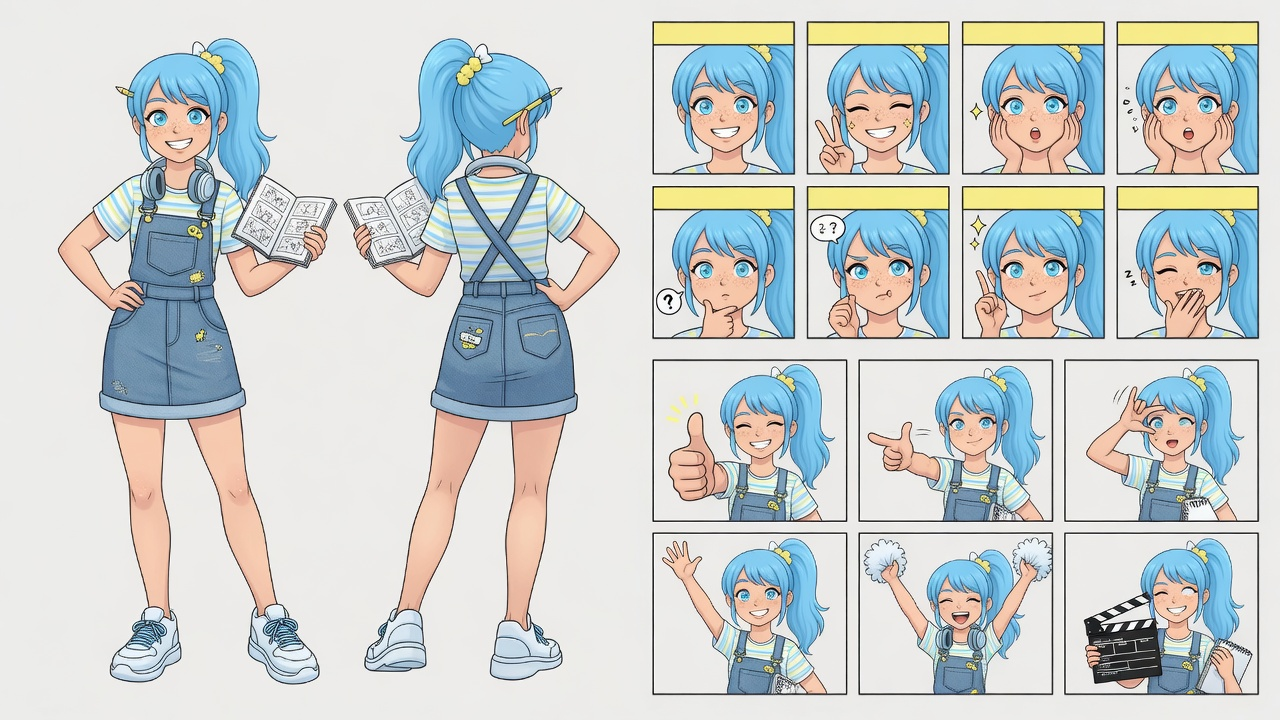
#> input picture design/candidates/cand3_aoi.png, 1280 x 720 px, given in place of cand3_aoi.png.png, which was not available
$ python cutout.py candidates/cand3_aoi.png
#> lines starting #> are read from the running program, lines starting #| are printed output that depends on the picture; after the words box and inside, x2 and y2 are one past the last pixel; in counts of white or black regions, pixels touching at a corner belong together; pictures that were not available may be replaced by others from this repository, and a replacement may not be noted
"""Cut the fox poses out of their magenta background.

Only background that touches the image edge is removed, so pink marks inside the outline stay.
Edge pixels are un-mixed from the background color to remove the magenta fringe.
Output: public/fox/<name>.webp (max 512 px, alpha) and design/fox/cut/<name>.png (full size).
Usage: python3 design/cutout.py
"""
from pathlib import Path
import numpy as np
from PIL import Image, ImageDraw, ImageFilter

ROOT = Path(__file__).resolve().parent
SRC = ROOT / 'hikari'
import sys
NAMES = sys.argv[1:] or 'smile wave point think laugh cheer oops sleep study thumbs surprised sign head director clap'.split()
OUT_WEB = ROOT.parent / 'public' / 'hikari'
OUT_FULL = SRC / 'cut'
T_LO, T_HI = 45.0, 110.0  # colour distance: below LO = background, above HI = character


def cut(name: str) -> None:
#> called with name = 'candidates/cand3_aoi.png'
    rgb = np.asarray(Image.open(SRC / f'{name}.png').convert('RGB')).astype(np.float32)
    h, w, _ = rgb.shape
#> h = 720; w = 1280
    border = np.concatenate([rgb[0], rgb[-1], rgb[:, 0], rgb[:, -1]])
    bg = np.median(border, axis=0)
#> bg = [236, 236, 234]
    dist = np.linalg.norm(rgb - bg, axis=2)

    # Background candidates, then keep only the part connected to the image edge.
    cand = Image.fromarray(np.where(dist < T_HI, 255, 0).astype(np.uint8))
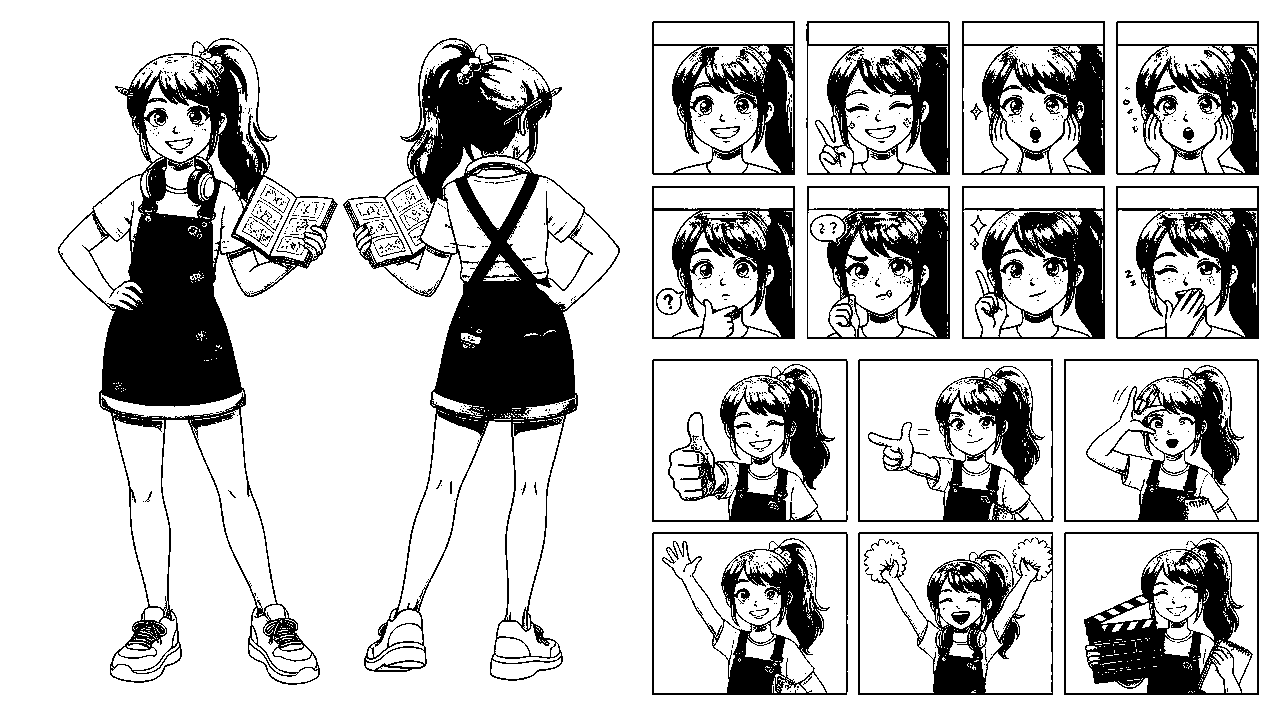
#> cand: PIL image 1280x720 L; 77.7% white; 901 black regions (839 under 20 px), largest, box (x1, y1, x2, y2) and area: (58, 38, 338, 685) 37548, (343, 38, 620, 681) 36328, (1064, 532, 1259, 695) 12603
    draw = ImageDraw.Draw(cand)
    arr = np.asarray(cand)
    for x, y in [(x, 0) for x in range(0, w, 8)] + [(x, h - 1) for x in range(0, w, 8)] + \
                [(0, y) for y in range(0, h, 8)] + [(w - 1, y) for y in range(0, h, 8)]:
        if cand.getpixel((x, y)) == 255:
            ImageDraw.floodfill(cand, (x, y), 128)
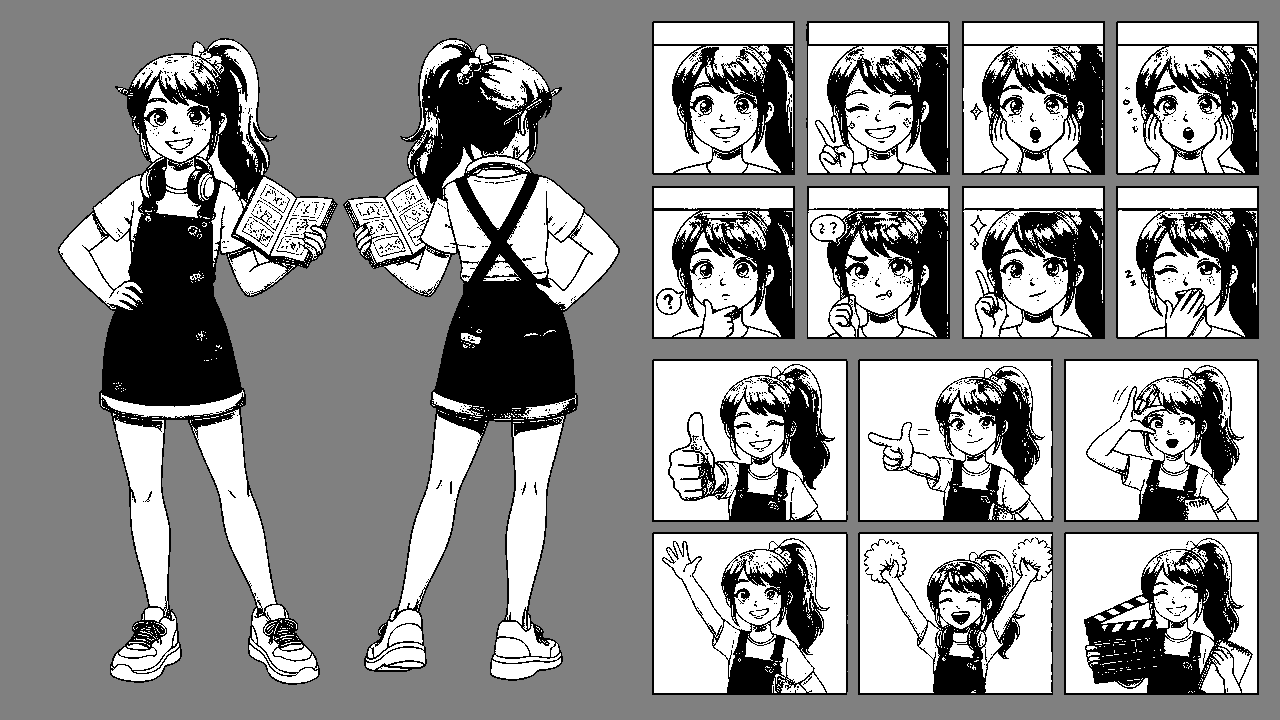
#> cand: PIL image 1280x720 L; min 0, max 255, mean 143.3
    outside = np.asarray(cand) == 128
#> outside: shape (720, 1280) bool; 43.1% white; 1 white region, box (x1, y1, x2, y2) and area: (0, 0, 1280, 720) 397373
    # Pockets enclosed by the outline (between arms, under a raised paw): strong magenta plus a 2 px ring.
    # Blush marks are far from magenta, so they stay.
    core = Image.fromarray(np.where(dist < T_LO, 255, 0).astype(np.uint8)).filter(ImageFilter.MaxFilter(5))
#> core: PIL image 1280x720 L; 70% white; 118 black regions (65 under 20 px), largest, box (x1, y1, x2, y2) and area: (60, 40, 274, 616) 49114, (398, 173, 618, 628) 34588, (964, 23, 1103, 173) 15218
    outside |= np.asarray(core) == 255

    # Alpha: 0 in clear background, ramps up across the anti-aliased edge, 1 inside.
    ramp = np.clip((dist - T_LO) / (T_HI - T_LO), 0, 1)
    alpha = np.where(outside, ramp, 1.0)
    alpha[(dist < T_LO) & outside] = 0
    a = Image.fromarray((alpha * 255).astype(np.uint8)).filter(ImageFilter.MedianFilter(3))
    alpha = np.asarray(a).astype(np.float32) / 255

    # Un-mix edge colours: C = (P - (1 - a) * B) / a
    safe = np.maximum(alpha, 1e-3)[..., None]
    fg = np.clip((rgb - (1 - alpha[..., None]) * bg) / safe, 0, 255)
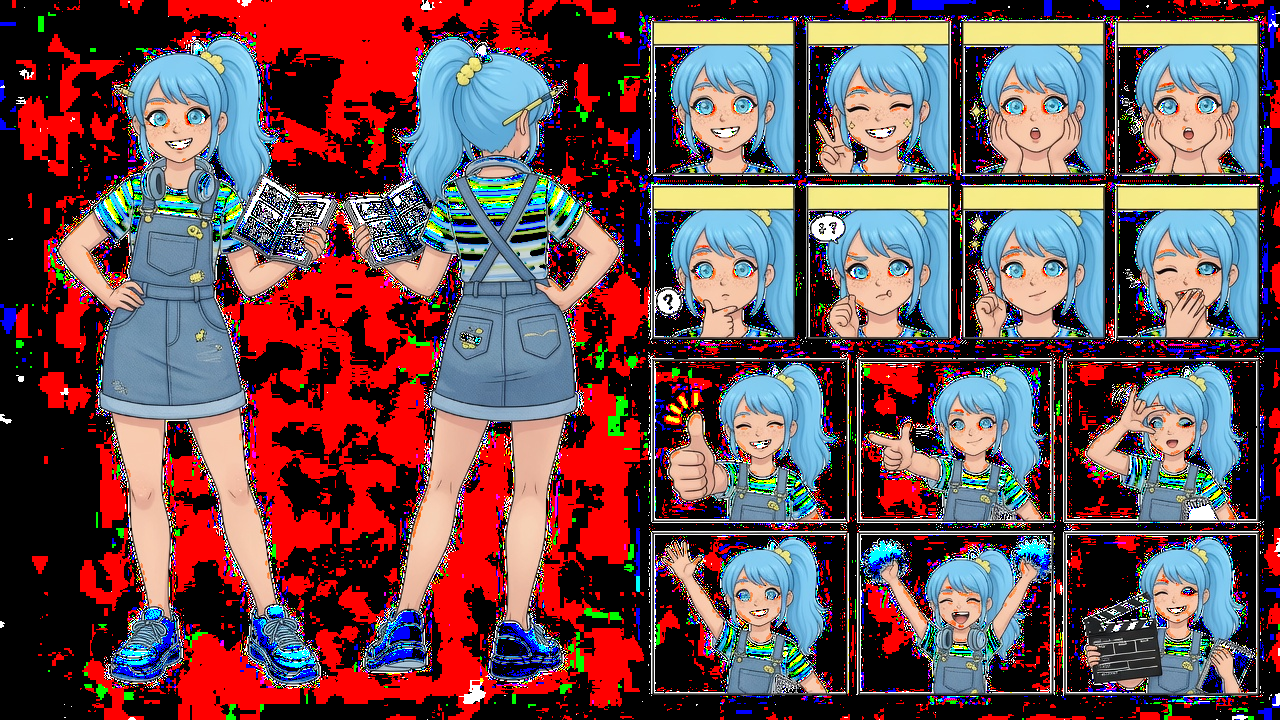
#> fg: shape (720, 1280, 3) float32; mean R, G, B 111.1, 79.6, 83.1
    fg = np.where(alpha[..., None] > 0.98, rgb, fg)

    rgba = Image.fromarray(np.dstack([fg, alpha * 255]).astype(np.uint8), 'RGBA')
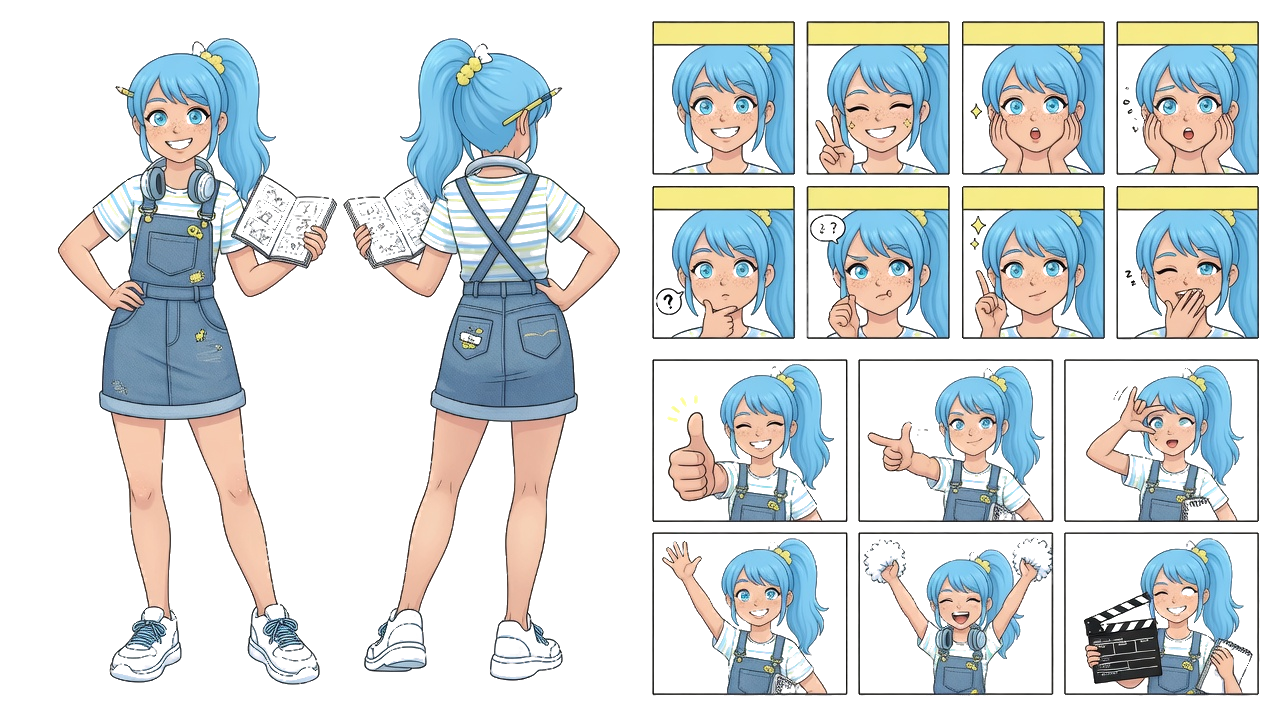
#> rgba: PIL image 1280x720 RGBA; mean R, G, B, A 110.9, 79.5, 83, 98.3; transparent parts drawn white
    box = rgba.getchannel('A').point(lambda v: 255 if v > 10 else 0).getbbox()
#> box = (58, 21, 1260, 696)
    pad = 16
    rgba = rgba.crop((max(box[0] - pad, 0), max(box[1] - pad, 0), min(box[2] + pad, w), min(box[3] + pad, h)))
#> rgba: PIL image 1234x707 RGBA
    OUT_FULL.mkdir(exist_ok=True)
    rgba.save(OUT_FULL / f'{name}.png')
    small = rgba.copy()
    small.thumbnail((512, 512), Image.LANCZOS)
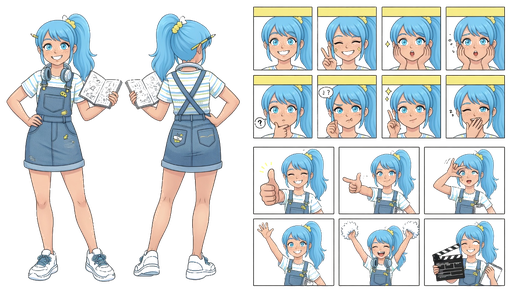
#> small: PIL image 512x293 RGBA; mean R, G, B, A 76.2, 82.3, 82.7, 104.3; transparent parts drawn white
    OUT_WEB.mkdir(parents=True, exist_ok=True)
    small.save(OUT_WEB / f'{name}.webp', 'WEBP', quality=88, method=6)
#> (the run stopped early here; a loop or call above may not have finished)

$ run again, on design/candidates/cand5_hina.png
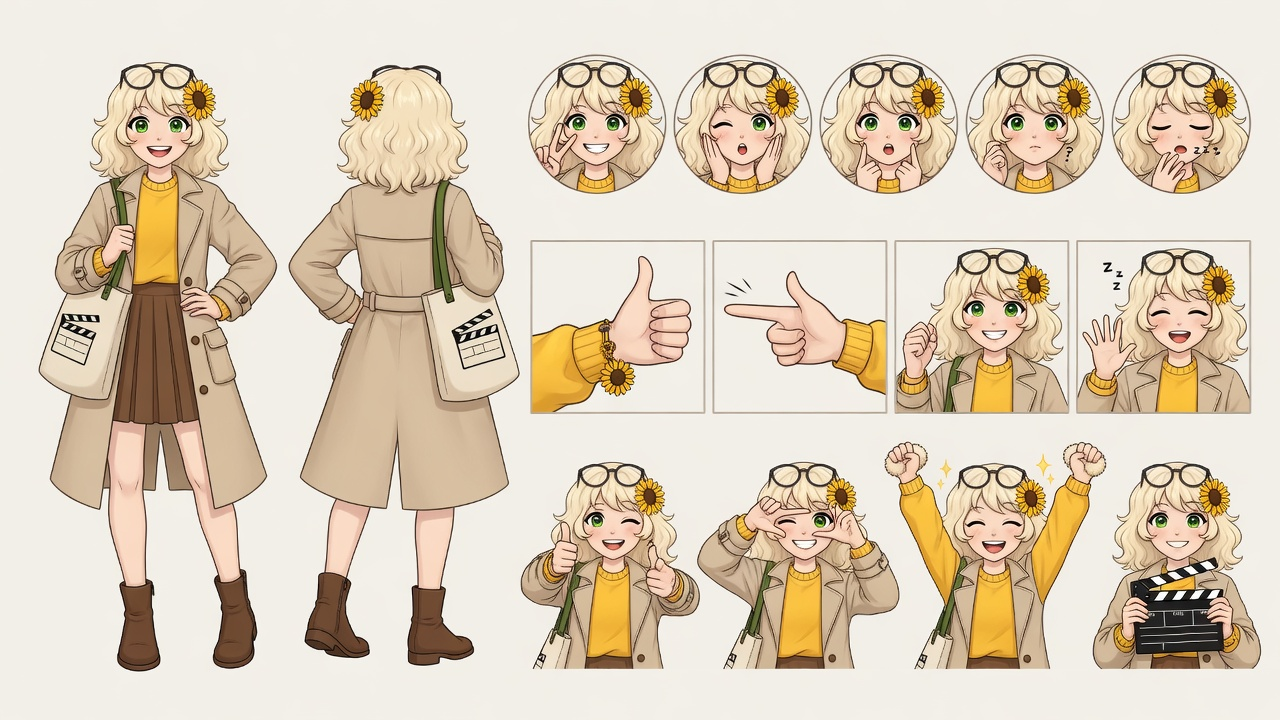
#> input picture design/candidates/cand5_hina.png, 1280 x 720 px, given in place of cand5_hina.png.png, which was not available
#> bg = [242, 239, 232]
#> core: PIL image 1280x720 L; 74.2% white; 300 black regions (206 under 20 px), largest, box (x1, y1, x2, y2) and area: (290, 145, 507, 664) 52640, (44, 118, 275, 549) 49738, (888, 452, 1102, 667) 18045
#> in cut, `outside |= np.asarray(core) == 255`:
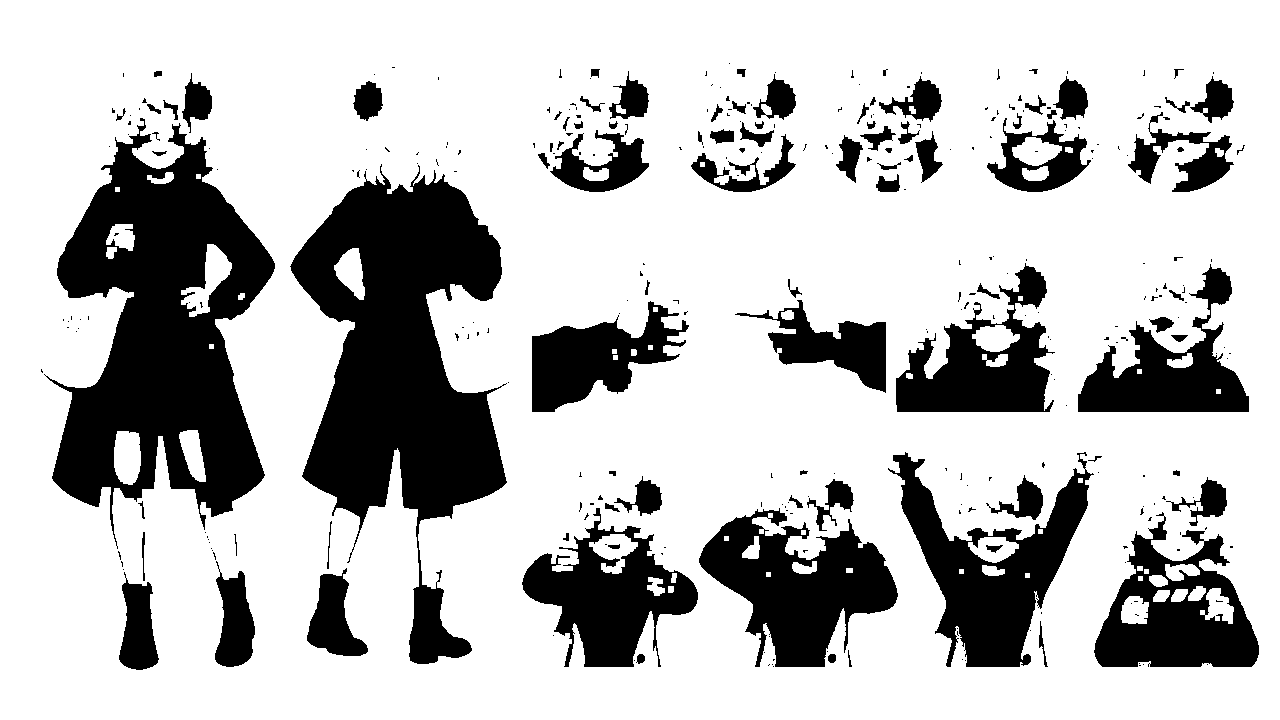
#> outside: shape (720, 1280) bool; 75% white; 326 black regions (233 under 20 px), largest, box (x1, y1, x2, y2) and area: (290, 164, 507, 664) 51209, (44, 118, 275, 549) 49738, (888, 452, 1094, 667) 16579
#> box = (38, 54, 1261, 672)
#> in cut, `small.thumbnail((512, 512), Image.LANCZOS)`:
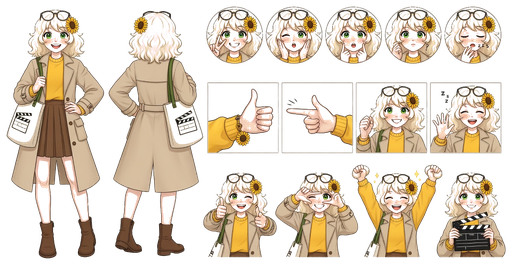
#> small: PIL image 512x265 RGBA; mean R, G, B, A 93.2, 74.1, 54.6, 95.9; transparent parts drawn white
